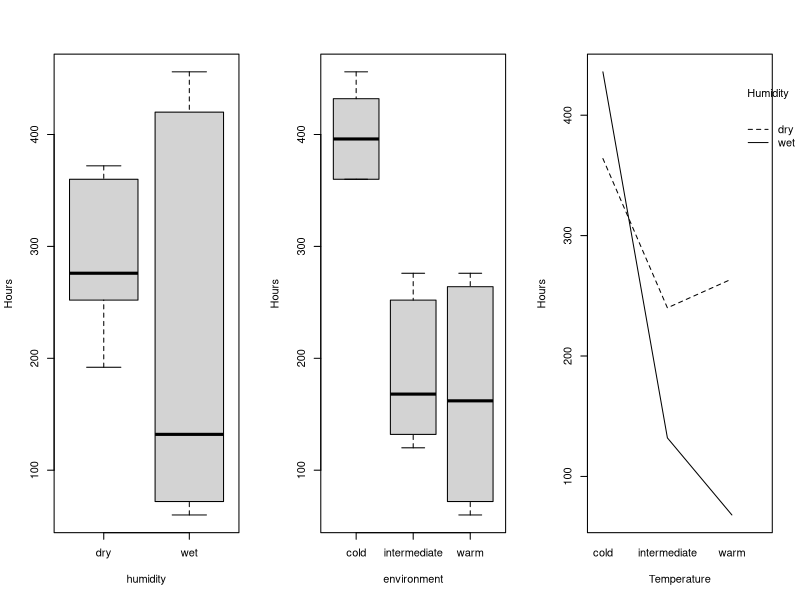
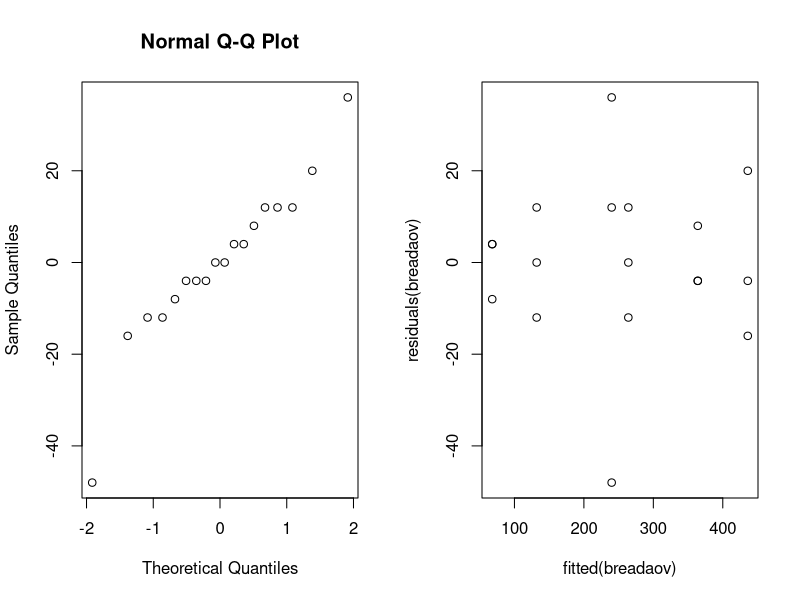
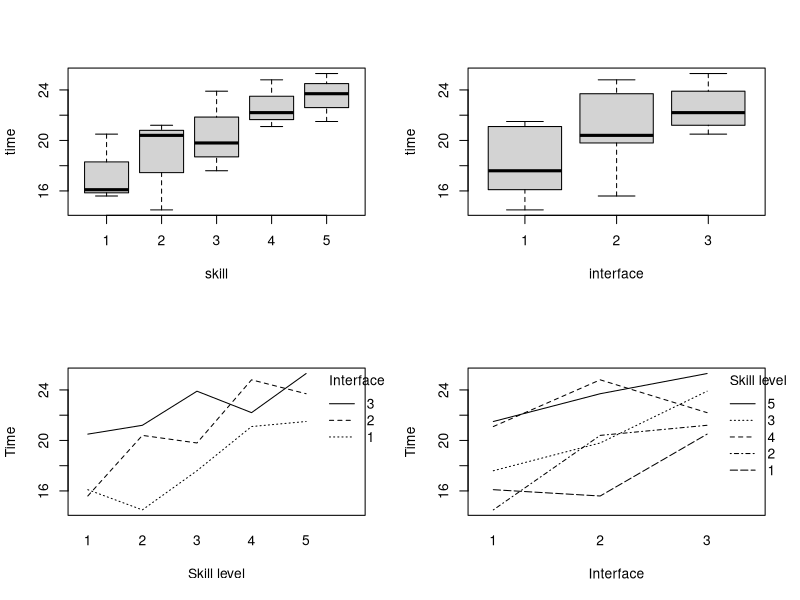
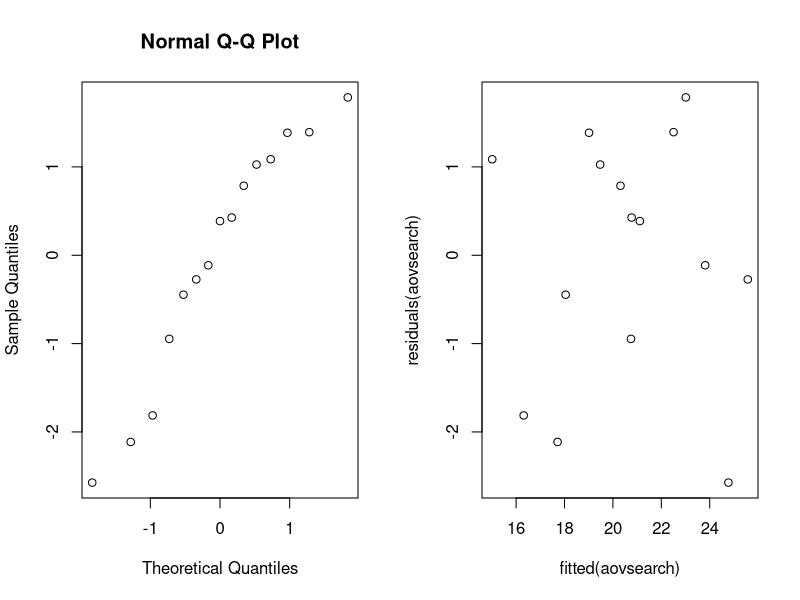
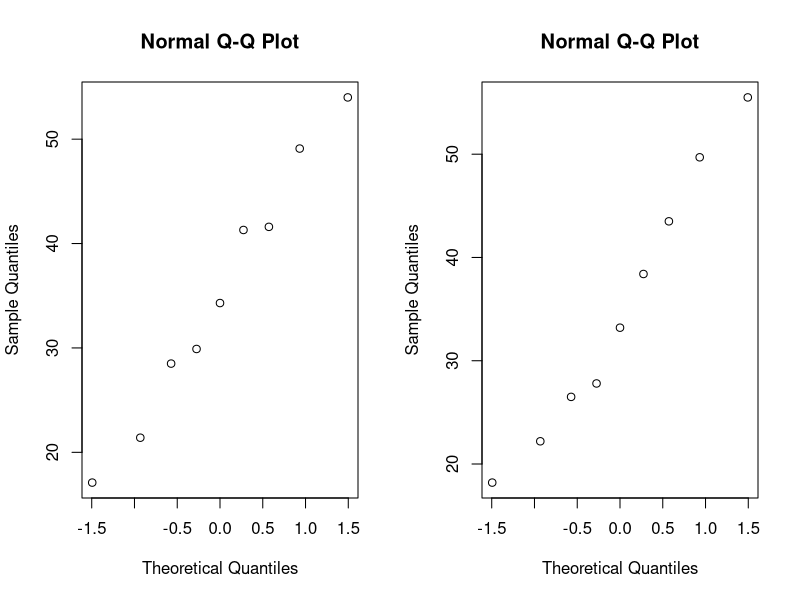
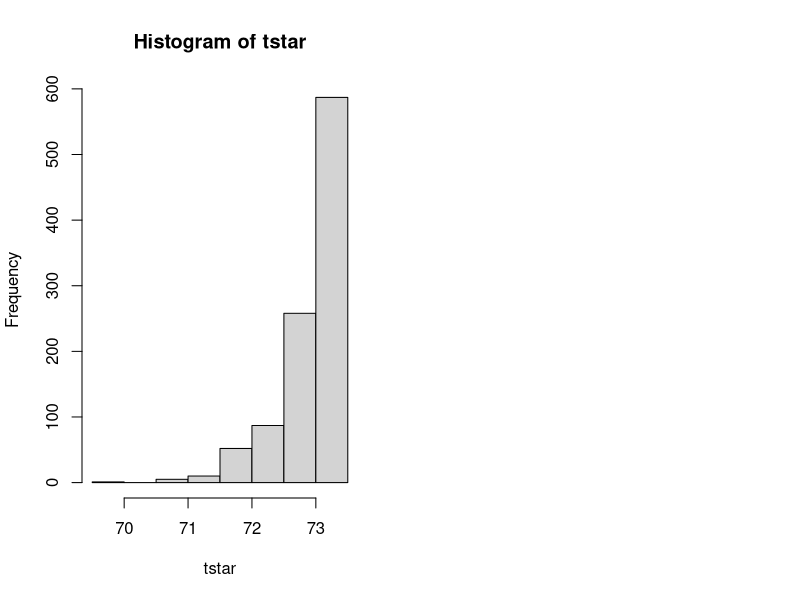
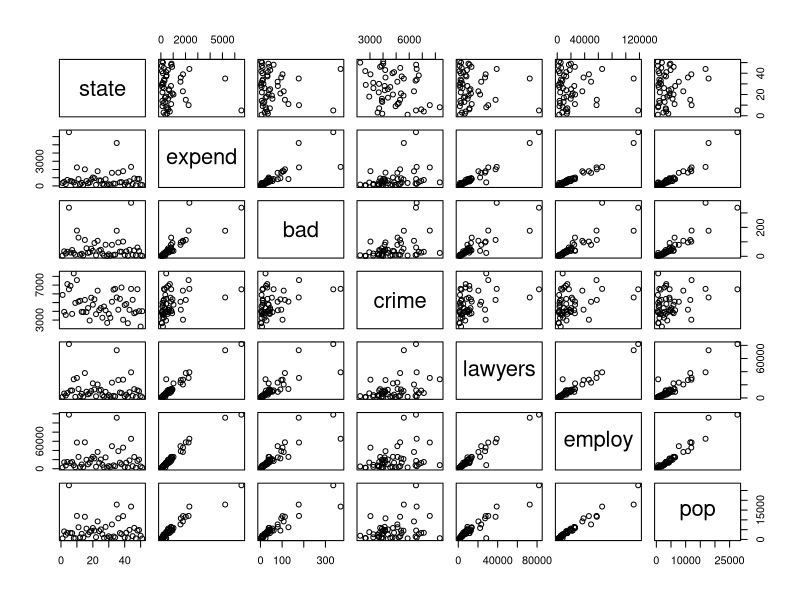
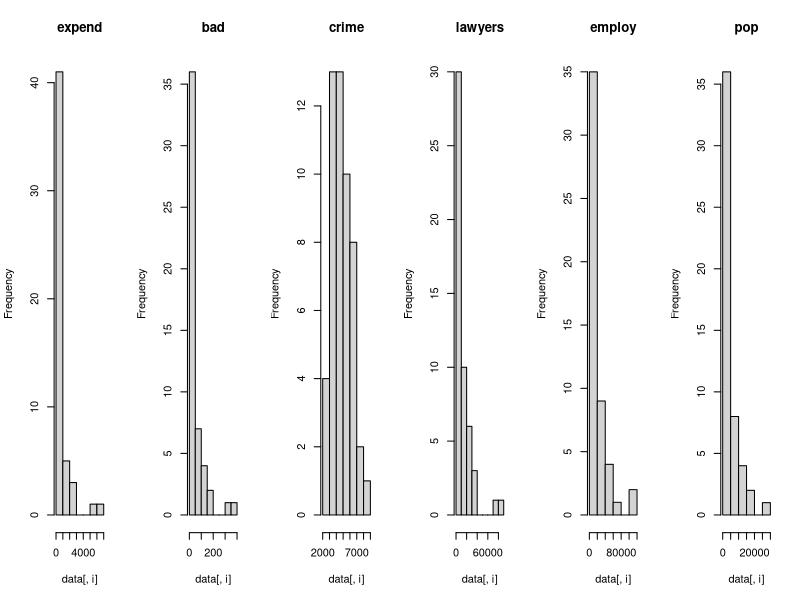

Recreate these plots in R, in order.
## ---- chunk 1
knitr::opts_chunk$set(echo = FALSE)
knitr::opts_chunk$set(fig.width=8, fig.height=4) 
## ---- chunk 2
bread = read.table("bread.txt", header = TRUE)
par(mfrow=c(1,3))
boxplot(hours ~ humidity, data = bread, ylab = "Hours")
boxplot(hours ~ environment, data = bread, ylab = "Hours")
interaction.plot(bread$environment, bread$humidity, bread$hours, xlab = "Temperature", ylab = "Hours", trace.label = "Humidity")
## ---- chunk 3
breadaov=lm(hours~humidity*environment, data = bread); 
anova(breadaov)
## ---- chunk 4
summary(breadaov)$coefficients
## ---- chunk 5
par(mfrow=c(1,2))
qqnorm(residuals(breadaov))
plot(fitted(breadaov),residuals(breadaov))
## ---- chunk 6
search = read.table("search.txt", header = TRUE)
par(mfrow=c(2,2))
boxplot(time~skill, data=search)
boxplot(time~interface, data=search)
interaction.plot(search$skill,search$interface, search$time, xlab = "Skill level", ylab = "Time", trace.label = "Interface")
interaction.plot(search$interface,search$skill, search$time, xlab = "Interface", ylab = "Time", trace.label = "Skill level")
## ---- chunk 7
search$skill = factor(search$skill)
search$interface = factor(search$interface)
aovsearch=lm(time~interface+skill, data=search)
anova(aovsearch)
summary(aovsearch)
## ---- chunk 8
par(mfrow=c(1,2))
qqnorm(residuals(aovsearch))
plot(fitted(aovsearch),residuals(aovsearch))
## ---- chunk 9
friedman.test(search$time,search$interface,search$skill)
## ---- chunk 10
aovsearch2=lm(time~interface, data=search)
anova(aovsearch2)
## ---- chunk 11
cow = read.table("cow.txt", header = TRUE);
#There are two factors that influence the milk production
mm = subset(cow, treatment=="A")["milk"]
sf = subset(cow, treatment=="B")["milk"]
mm1 = as.numeric(unlist(mm))
sf1 = as.numeric(unlist(sf))
par(mfrow=c(1,2))
qqnorm(mm1)
qqnorm(sf1)
cow$id = factor(cow$id); cow$per = factor(cow$per)
cowanova = lm(milk~id+per+treatment,data = cow)
anova(cowanova)
summary(cowanova)
## ---- chunk 12
library(lme4)
cow$order=factor(cow$order)
cowlmer = lmer(milk~treatment+order+per+(1|id), data=cow, REML = FALSE)
summary(cowlmer)
## ---- chunk 13
cowlmerTreatment = lmer(milk~order+per+(1|id), data=cow, REML = FALSE)
anova(cowlmerTreatment, cowlmer)
## ---- chunk 14
cowlmerOrder = lmer(milk~treatment+per+(1|id), data=cow, REML = FALSE)
anova(cowlmerOrder, cowlmer)
## ---- chunk 15
cowlmerPer = lmer(milk~treatment+order+(1|id), data=cow, REML = FALSE)
anova(cowlmerPer, cowlmer)
## ---- chunk 16
attach(cow)
t.test(milk[treatment=="A"],milk[treatment=="B"],paired=TRUE)
## ---- chunk 17
nausea = read.table("nauseatable.txt", header = TRUE)
#We create a dataframe that contains 2 columns: nausea, medicine
#We set patients who suffered from nausea as 1, otherwise 0
nausea=c(rep(0,times=100), rep(1,times=52),rep(0, times=32), rep(1, times=35),rep(0, times=48), rep(1, times=37))
medicine=c(rep("Chlorpromazine", times=152),rep("Pentobarbital(100mg)", times=67),rep("Pentobarbital(150mg)", times=85))
newNausea = data.frame(nausea,medicine); newNausea
xtabs(~medicine+nausea, data = newNausea) 
## ---- chunk 18
#Permutation test
label_medic = factor(newNausea$medicine)
nausdata = data.frame(nausea=as.vector(newNausea$nausea), label_medic)
attach(nausdata)
mystat=function(x) sum(residuals(x)^2)
B=1000
tstar=numeric(B)
for(i in 1:B){
  treatstar = sample(label_medic)
  tstar[i] = mystat(lm(nausea~treatstar))
}
myt = mystat(lm(newNausea$nausea~newNausea$medicine))
hist(tstar)
myt
pl=sum(tstar<myt)/B
pr=sum(tstar>myt)/B
pl
#chisquare test
chisq.test(xtabs(~newNausea$medicine+newNausea$nausea))[[1]]
## ---- chunk 19
chisq.test(xtabs(~newNausea$medicine+newNausea$nausea))
## ---- chunk 20
data=read.table(file="expensescrime.txt",header=TRUE)
plot(data)
## ---- chunk 21
par(mfrow=c(1,ncol(data)-1)) # minus the state column
for (i in 2:ncol(data)) hist(data[,i],main=names(data)[i])
## ---- chunk 22

par(mfrow=c(1,3))
plot(data$expend, data$bad)
plot(data$expend, data$crime)
plot(data$expend, data$lawyers)
plot(data$expend, data$employ)
plot(data$expend, data$pop)
## ---- chunk 23
round(cor(data[,2:7]),2)
## ---- chunk 24
summary(lm(expend~bad,data=data))
summary(lm(expend~crime,data=data))
summary(lm(expend~lawyers,data=data))
summary(lm(expend~employ,data=data))
summary(lm(expend~pop,data=data))
summary(lm(expend~bad+employ,data=data))
summary(lm(expend~crime+employ,data=data))
summary(lm(expend~bad+crime+employ,data=data))
## ---- chunk 25
summary(lm(expend~bad+crime+lawyers+employ+pop,data=data))
summary(lm(expend~bad+lawyers+employ+pop,data=data))
summary(lm(expend~bad+lawyers+employ,data=data))
summary(lm(expend~lawyers+employ, data=data))
## ---- chunk 26
expendlm = lm(expend~crime+employ,data=data)
par(mfrow=c(2,4))
#2 Scatter plot of residuals against each Xk in the model separately.
plot(residuals(expendlm),data[,4],xlab="residuals",ylab="crime")
plot(residuals(expendlm),data[,6],xlab="residuals",ylab="employ")
#4 Scatter plot of residuals against each Xk not in the model separately
plot(residuals(expendlm),data[,3],xlab="residuals",ylab="bad")
plot(residuals(expendlm),data[,5],xlab="residuals",ylab="lawyers")
plot(residuals(expendlm),data[,7],xlab="residuals",ylab="pop")
#5 Scatterplot of residuals against Y and Y^
plot(residuals(expendlm),data[,2],xlab="residuals",ylab="expend")
plot(residuals(expendlm),fitted(expendlm),xlab="residuals",ylab="fitted model")

par(mfrow=c(2,3))
#3 Added variable plot of residuals of Xj against residuals of Y with omitted Xj
x = residuals(lm(bad~employ+crime,data=data))
y = residuals(lm(expend~employ+crime,data=data))
plot(x,y,main="Added variable plot for bad")
x = residuals(lm(crime~bad+lawyers+pop,data=data))
y = residuals(lm(expend~bad+lawyers+pop,data=data))
plot(x,y,main="Added variable plot for crime")
x = residuals(lm(lawyers~employ+crime,data=data))
y = residuals(lm(expend~employ+crime,data=data))
plot(x,y,main="Added variable plot for lawyers")
x = residuals(lm(employ~bad+lawyers+pop,data=data))
y = residuals(lm(expend~bad+lawyers+pop,data=data))
plot(x,y,main="Added variable plot for employ")
x = residuals(lm(pop~employ+crime,data=data))
y = residuals(lm(expend~employ+crime,data=data))
plot(x,y,main="Added variable plot for pop")

#6 normal QQ-plot of the residuals and Shapiro-Wilk's method
qqnorm(residuals(expendlm))
#shapiro.test(residuals(expendlm))
